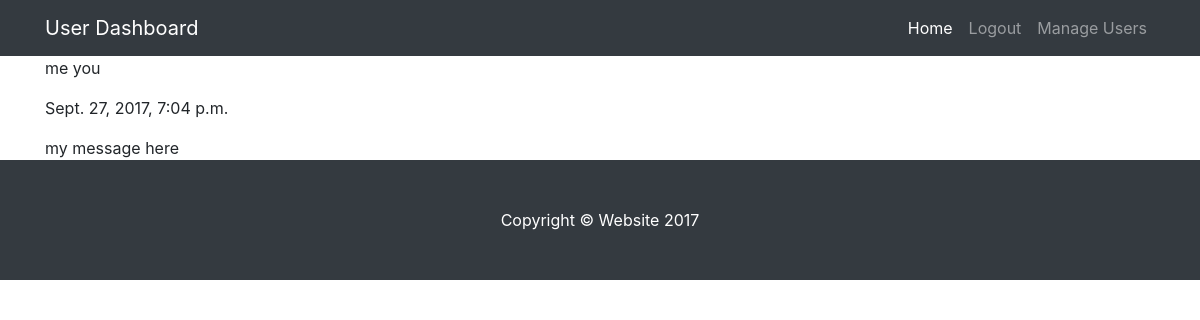
/users/show/5/ (signed in), run on the app's committed database.
### users_manager/models.py (models this page shows)
class Messages(models.Model):
    user = models.ForeignKey(
        User,
        related_name='messages'
    )
    date_uploaded = models.DateTimeField(auto_now_add=True)
    message = models.CharField(max_length=255)

### users_manager/views.py (the view)
# urls.py: url(r'^show/(?P<pk>[0-9]+)/$',  PostMessage.as_view(), name='post_message'),
class PostMessage(LoginRequiredMixin, ListView):
    login_required = True
    redirect_field_name = reverse_lazy('login:home')
    template_name = 'users_manager/show.html'
    model = User
    def get_context_data(self, **kwargs):
        context = super(PostMessage, self).get_context_data(**kwargs)
        context['messages'] = User.objects.get(id=self.kwargs['pk']).messages.all()
        return context

### users_manager/templates/users_manager/show.html (shortened to what this page needs)
{% extends "dashboard/base.html" %}
{% block content %}
    {% for message in messages %}
        <p>{{message.user.first_name}} {{message.user.last_name}}</p>
        <p>{{ message.date_uploaded }}</p>
        <section>{{message.message}}</section>
    {% endfor %}
{% endblock  %}

### dashboard/static/dashboard/css/heroic-features.css (style rules this page uses)
body { padding-top: 54px; }
@media (min-width: 992px) { body { padding-top: 56px; } }

### data on the page
Messages: user.first_name "me", user.last_name "you", date_uploaded "Sept. 27, 2017, 7:04 p.m.", message "my message here"
